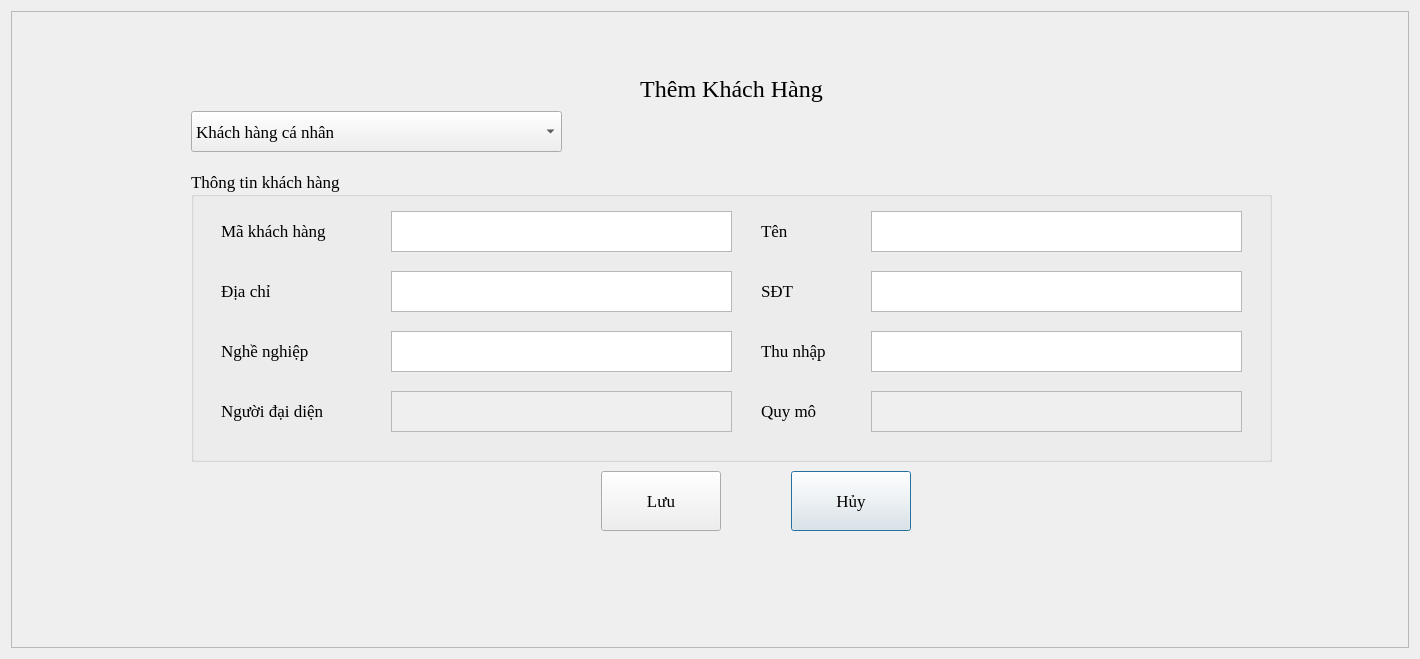
<?xml version="1.0" encoding="UTF-8"?>
<ui version="4.0">
 <class>Dialog</class>
 <widget class="QDialog" name="Dialog">
  <property name="geometry">
   <rect>
    <x>0</x>
    <y>0</y>
    <width>1420</width>
    <height>659</height>
   </rect>
  </property>
  <property name="font">
   <font>
    <family>MS Shell Dlg 2</family>
    <pointsize>16</pointsize>
   </font>
  </property>
  <property name="windowTitle">
   <string>Thêm Khách Hàng</string>
  </property>
  <layout class="QGridLayout" name="gridLayout">
   <item row="0" column="0">
    <widget class="QFrame" name="frame">
     <property name="frameShape">
      <enum>QFrame::StyledPanel</enum>
     </property>
     <property name="frameShadow">
      <enum>QFrame::Raised</enum>
     </property>
     <widget class="QGroupBox" name="groupBox">
      <property name="geometry">
       <rect>
        <x>180</x>
        <y>160</y>
        <width>1081</width>
        <height>291</height>
       </rect>
      </property>
      <property name="font">
       <font>
        <family>Times New Roman</family>
        <pointsize>13</pointsize>
       </font>
      </property>
      <property name="title">
       <string>Thông tin khách hàng</string>
      </property>
      <widget class="QLabel" name="label_10">
       <property name="geometry">
        <rect>
         <x>570</x>
         <y>40</y>
         <width>111</width>
         <height>40</height>
        </rect>
       </property>
       <property name="font">
        <font>
         <family>Times New Roman</family>
         <pointsize>13</pointsize>
        </font>
       </property>
       <property name="text">
        <string>Tên</string>
       </property>
      </widget>
      <widget class="QTextEdit" name="textEdit_4">
       <property name="geometry">
        <rect>
         <x>680</x>
         <y>100</y>
         <width>371</width>
         <height>41</height>
        </rect>
       </property>
       <property name="font">
        <font>
         <family>Times New Roman</family>
         <pointsize>13</pointsize>
        </font>
       </property>
       <property name="focusPolicy">
        <enum>Qt::WheelFocus</enum>
       </property>
       <property name="tabChangesFocus">
        <bool>true</bool>
       </property>
       <property name="readOnly">
        <bool>false</bool>
       </property>
      </widget>
      <widget class="QTextEdit" name="textEdit_5">
       <property name="geometry">
        <rect>
         <x>200</x>
         <y>160</y>
         <width>341</width>
         <height>41</height>
        </rect>
       </property>
       <property name="font">
        <font>
         <family>Times New Roman</family>
         <pointsize>13</pointsize>
        </font>
       </property>
      </widget>
      <widget class="QLabel" name="label_5">
       <property name="geometry">
        <rect>
         <x>30</x>
         <y>100</y>
         <width>171</width>
         <height>40</height>
        </rect>
       </property>
       <property name="font">
        <font>
         <family>Times New Roman</family>
         <pointsize>13</pointsize>
        </font>
       </property>
       <property name="text">
        <string>Địa chỉ</string>
       </property>
      </widget>
      <widget class="QLabel" name="label_7">
       <property name="geometry">
        <rect>
         <x>30</x>
         <y>220</y>
         <width>151</width>
         <height>40</height>
        </rect>
       </property>
       <property name="font">
        <font>
         <family>Times New Roman</family>
         <pointsize>13</pointsize>
        </font>
       </property>
       <property name="text">
        <string>Người đại diện</string>
       </property>
      </widget>
      <widget class="QLabel" name="label_11">
       <property name="geometry">
        <rect>
         <x>570</x>
         <y>100</y>
         <width>111</width>
         <height>40</height>
        </rect>
       </property>
       <property name="font">
        <font>
         <family>Times New Roman</family>
         <pointsize>13</pointsize>
        </font>
       </property>
       <property name="text">
        <string>SĐT</string>
       </property>
      </widget>
      <widget class="QLabel" name="label_74">
       <property name="geometry">
        <rect>
         <x>570</x>
         <y>220</y>
         <width>111</width>
         <height>40</height>
        </rect>
       </property>
       <property name="font">
        <font>
         <family>Times New Roman</family>
         <pointsize>13</pointsize>
        </font>
       </property>
       <property name="text">
        <string>Quy mô</string>
       </property>
      </widget>
      <widget class="QTextEdit" name="textEdit_2">
       <property name="geometry">
        <rect>
         <x>680</x>
         <y>40</y>
         <width>371</width>
         <height>41</height>
        </rect>
       </property>
       <property name="font">
        <font>
         <family>Times New Roman</family>
         <pointsize>13</pointsize>
        </font>
       </property>
      </widget>
      <widget class="QTextEdit" name="textEdit_6">
       <property name="geometry">
        <rect>
         <x>680</x>
         <y>160</y>
         <width>371</width>
         <height>41</height>
        </rect>
       </property>
       <property name="font">
        <font>
         <family>Times New Roman</family>
         <pointsize>13</pointsize>
        </font>
       </property>
      </widget>
      <widget class="QLabel" name="label_12">
       <property name="geometry">
        <rect>
         <x>30</x>
         <y>160</y>
         <width>171</width>
         <height>40</height>
        </rect>
       </property>
       <property name="font">
        <font>
         <family>Times New Roman</family>
         <pointsize>13</pointsize>
        </font>
       </property>
       <property name="text">
        <string>Nghề nghiệp</string>
       </property>
      </widget>
      <widget class="QTextEdit" name="textEdit_8">
       <property name="enabled">
        <bool>false</bool>
       </property>
       <property name="geometry">
        <rect>
         <x>680</x>
         <y>220</y>
         <width>371</width>
         <height>41</height>
        </rect>
       </property>
       <property name="font">
        <font>
         <family>Times New Roman</family>
         <pointsize>13</pointsize>
        </font>
       </property>
      </widget>
      <widget class="QLabel" name="label_13">
       <property name="geometry">
        <rect>
         <x>30</x>
         <y>40</y>
         <width>171</width>
         <height>40</height>
        </rect>
       </property>
       <property name="font">
        <font>
         <family>Times New Roman</family>
         <pointsize>13</pointsize>
        </font>
       </property>
       <property name="text">
        <string>Mã khách hàng</string>
       </property>
      </widget>
      <widget class="QTextEdit" name="textEdit_7">
       <property name="enabled">
        <bool>false</bool>
       </property>
       <property name="geometry">
        <rect>
         <x>200</x>
         <y>220</y>
         <width>341</width>
         <height>41</height>
        </rect>
       </property>
       <property name="font">
        <font>
         <family>Times New Roman</family>
         <pointsize>13</pointsize>
        </font>
       </property>
      </widget>
      <widget class="QTextEdit" name="textEdit_1">
       <property name="geometry">
        <rect>
         <x>200</x>
         <y>40</y>
         <width>341</width>
         <height>41</height>
        </rect>
       </property>
       <property name="font">
        <font>
         <family>Times New Roman</family>
         <pointsize>13</pointsize>
        </font>
       </property>
      </widget>
      <widget class="QTextEdit" name="textEdit_3">
       <property name="geometry">
        <rect>
         <x>200</x>
         <y>100</y>
         <width>341</width>
         <height>41</height>
        </rect>
       </property>
       <property name="font">
        <font>
         <family>Times New Roman</family>
         <pointsize>13</pointsize>
        </font>
       </property>
      </widget>
      <widget class="QLabel" name="label_14">
       <property name="geometry">
        <rect>
         <x>570</x>
         <y>160</y>
         <width>111</width>
         <height>40</height>
        </rect>
       </property>
       <property name="font">
        <font>
         <family>Times New Roman</family>
         <pointsize>13</pointsize>
        </font>
       </property>
       <property name="text">
        <string>Thu nhập</string>
       </property>
      </widget>
     </widget>
     <widget class="QLabel" name="label_15">
      <property name="geometry">
       <rect>
        <x>165</x>
        <y>60</y>
        <width>1111</width>
        <height>36</height>
       </rect>
      </property>
      <property name="font">
       <font>
        <family>Times New Roman</family>
        <pointsize>18</pointsize>
       </font>
      </property>
      <property name="text">
       <string>Thêm Khách Hàng</string>
      </property>
      <property name="alignment">
       <set>Qt::AlignCenter</set>
      </property>
     </widget>
     <widget class="QComboBox" name="comboBox">
      <property name="geometry">
       <rect>
        <x>180</x>
        <y>100</y>
        <width>371</width>
        <height>41</height>
       </rect>
      </property>
      <property name="font">
       <font>
        <family>Times New Roman</family>
        <pointsize>13</pointsize>
       </font>
      </property>
      <item>
       <property name="text">
        <string>Khách hàng cá nhân</string>
       </property>
      </item>
      <item>
       <property name="text">
        <string>Khách hàng tổ chức/doanh nghiệp</string>
       </property>
      </item>
     </widget>
     <widget class="QPushButton" name="pushButton_2">
      <property name="geometry">
       <rect>
        <x>780</x>
        <y>460</y>
        <width>120</width>
        <height>60</height>
       </rect>
      </property>
      <property name="font">
       <font>
        <family>Times New Roman</family>
        <pointsize>13</pointsize>
       </font>
      </property>
      <property name="text">
       <string>Hủy</string>
      </property>
     </widget>
     <widget class="QPushButton" name="pushButton">
      <property name="geometry">
       <rect>
        <x>590</x>
        <y>460</y>
        <width>120</width>
        <height>60</height>
       </rect>
      </property>
      <property name="font">
       <font>
        <family>Times New Roman</family>
        <pointsize>13</pointsize>
       </font>
      </property>
      <property name="text">
       <string>Lưu</string>
      </property>
     </widget>
    </widget>
   </item>
  </layout>
 </widget>
 <resources/>
 <connections/>
</ui>
